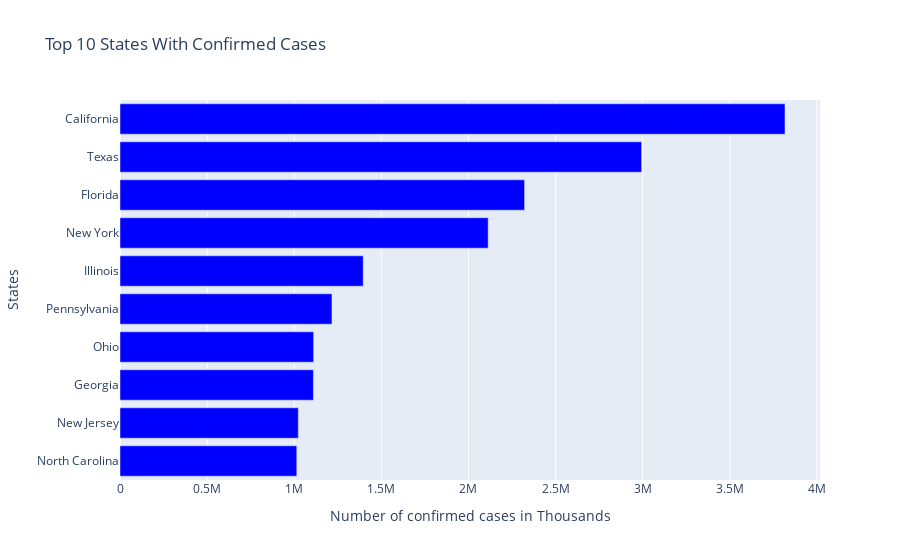

This figure's notebook cell:
### Markdown cell above
### Plot with matplotlib: California has the most cases

### Code cell
top_10_confirmed_states = cases.sort_values('cases', ascending=False)[:10]
horizontal_bar_chart(top_10_confirmed_states,top_10_confirmed_states.cases, top_10_confirmed_states.index,
            'Top 10 States With Confirmed Cases', 'Number of confirmed cases in Thousands','States','blue')

### Figure 1 — Plotly figure (JSON) as saved in the notebook; plotly's stock layout.template omitted (floating-point values rounded to 4 significant figures)
{"data": [{"alignmentgroup": "True", "hovertemplate": "Number of confirmed cases in Thousands=%{x}<br>States=%{y}<extra></extra>", "legendgroup": "", "marker": {"color": "blue", "pattern": {"shape": ""}}, "name": "", "offsetgroup": "", "orientation": "h", "showlegend": false, "textposition": "auto", "type": "bar", "x": [3816704, 2993964, 2321929, 2113147, 1395863, 1216579, 1111324, 1110094, 1023395, 1014682], "xaxis": "x", "y": ["California", "Texas", "Florida", "New York", "Illinois", "Pennsylvania", "Ohio", "Georgia", "New Jersey", "North Carolina"], "yaxis": "y"}], "layout": {"autosize": true, "barmode": "relative", "legend": {"tracegroupgap": 0}, "title": {"text": "Top 10 States With Confirmed Cases"}, "xaxis": {"anchor": "y", "autorange": true, "domain": [0, 1], "range": [0, 4018000.0], "title": {"text": "Number of confirmed cases in Thousands"}, "type": "linear"}, "yaxis": {"anchor": "x", "autorange": true, "categoryorder": "total ascending", "domain": [0, 1], "range": [-0.5, 9.5], "title": {"text": "States"}, "type": "category"}}}
